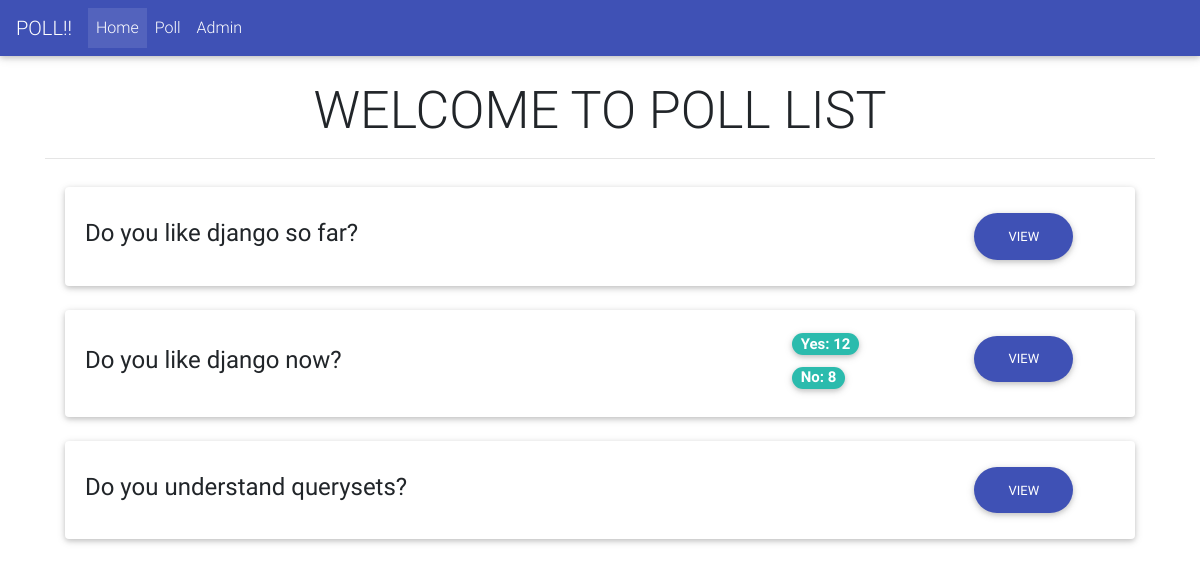
The app's page /polls/list/, older data.
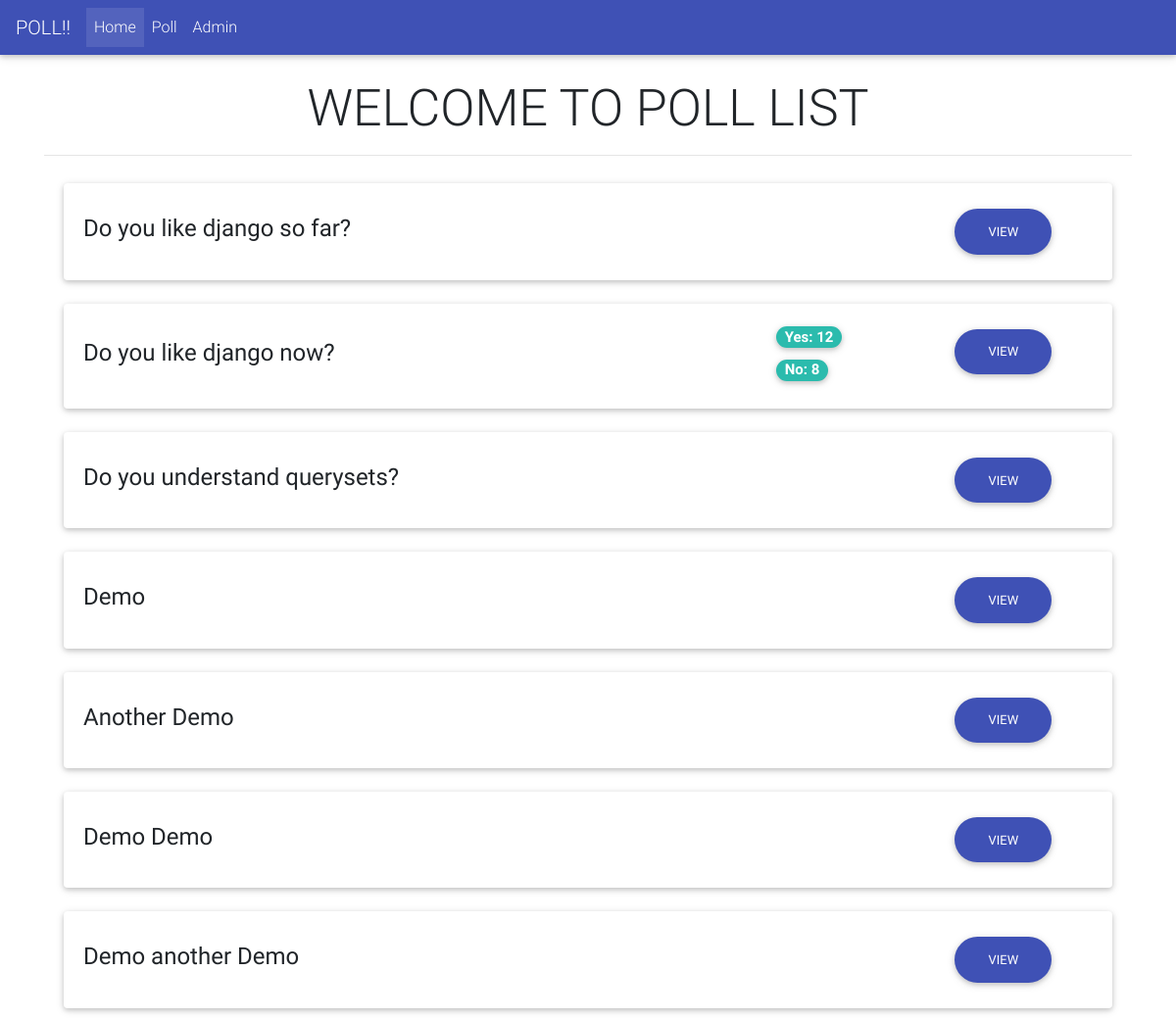
The same page, newer data.
### polls/models.py (models this page shows, shortened)
class poll(models.Model):
    text = models.CharField(max_length=255)
    pub_date = models.DateField()
    def __str__(self):
        return self.text

class choice(models.Model):
    question = models.ForeignKey(poll, on_delete=models.CASCADE)
    choice_text = models.CharField(max_length=255)
    votes = models.IntegerField(default=0)

### polls/views.py (the view)
# urls.py: path('list/', views.polls_list, name='polls_list'),
def polls_list(request):
    polls = poll.objects.all()
    context = {'polls': polls}
    return render(request, 'polls/polls_list.html', context)

### polls/templates/polls/polls_list.html (shortened to what this page needs)
{% extends 'base.html' %}
{% load static %}
{% block custom_css %}<link rel="stylesheet" type="text/css" href="{% static 'css/list_style.css' %}">{% endblock %}
{% block content %}
    <div class="container">
        <br>
        <center><h1 class="title-font">WELCOME TO POLL LIST</h1></center>
        <hr/>
        <ul class="list-group">
        {% for poll in polls %}
            <li>
            <span class="list-group-item">
                <div class="card">
                    <div class="card-body">
                        <div class="row">
                        <div class="col-md-8">
                        <h4 class="card-title">{{ poll | capfirst }}
                        </h4>
                        </div>
                            <div class="col-md-2">
                                {% for choice in poll.choice_set.all %}
                                    <h5><span class="badge badge-default badge-pill">{{ choice.choice_text }}: {{ choice.votes }}</span></h5>
                                {% endfor %}
                            </div>
                        <div class="col-md-2">
                        <a href="{% url 'polls:detail' poll.id %}" class="btn btn-indigo btn-rounded">View</a>
                            </div>
                        </div>
                    </div>
                </div>
            </span>
            </li>
        {% endfor %}
        </ul>
    </div>
{% endblock %}

Row changes from the older to the newer data that the page shows:
added poll: text "Demo"
added poll: text "Another Demo"
added poll: text "Demo Demo"
added poll: text "Demo another Demo"
